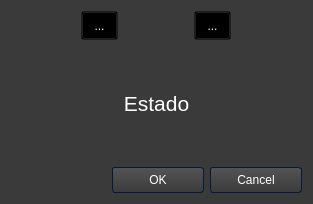
<?xml version="1.0" encoding="UTF-8"?>
<ui version="4.0">
 <class>Dialog</class>
 <widget class="QDialog" name="Dialog">
  <property name="geometry">
   <rect>
    <x>0</x>
    <y>0</y>
    <width>313</width>
    <height>204</height>
   </rect>
  </property>
  <property name="windowTitle">
   <string>Dialog</string>
  </property>
  <property name="styleSheet">
   <string notr="true">/*Copyright (c) DevSec Studio. All rights reserved.

MIT License

Permission is hereby granted, free of charge, to any person obtaining a copy
of this software and associated documentation files (the &quot;Software&quot;), to deal
in the Software without restriction, including without limitation the rights
to use, copy, modify, merge, publish, distribute, sublicense, and/or sell
copies of the Software, and to permit persons to whom the Software is
furnished to do so, subject to the following conditions:

The above copyright notice and this permission notice shall be included in all
copies or substantial portions of the Software.

THE SOFTWARE IS PROVIDED *AS IS*, WITHOUT WARRANTY OF ANY KIND, EXPRESS OR
IMPLIED, INCLUDING BUT NOT LIMITED TO THE WARRANTIES OF MERCHANTABILITY,
FITNESS FOR A PARTICULAR PURPOSE AND NONINFRINGEMENT. IN NO EVENT SHALL THE
AUTHORS OR COPYRIGHT HOLDERS BE LIABLE FOR ANY CLAIM, DAMAGES OR OTHER
LIABILITY, WHETHER IN AN ACTION OF CONTRACT, TORT OR OTHERWISE, ARISING FROM,
OUT OF OR IN CONNECTION WITH THE SOFTWARE OR THE USE OR OTHER DEALINGS IN THE SOFTWARE.
*/

/*-----QWidget-----*/
QWidget
{
	background-color: #3a3a3a;
	color: #fff;
	selection-background-color: #b78620;
	selection-color: #000;

}


/*-----QLabel-----*/
QLabel
{
	background-color: transparent;
	color: #fff;

}


/*-----QMenuBar-----*/
QMenuBar 
{
	background-color: qlineargradient(spread:repeat, x1:1, y1:0, x2:1, y2:1, stop:0 rgba(57, 57, 57, 255),stop:1 rgba(50, 50, 50, 255));
	border: 1px solid #000;
	color: #fff;

}


QMenuBar::item 
{
	background-color: transparent;

}


QMenuBar::item:selected 
{
	background-color: rgba(183, 134, 32, 20%);
	border: 1px solid #b78620;
	color: #fff;

}


QMenuBar::item:pressed 
{
	background-color: rgb(183, 134, 32);
	border: 1px solid #b78620;
	color: #fff;

}


/*-----QMenu-----*/
QMenu
{
    background-color: qlineargradient(spread:repeat, x1:1, y1:0, x2:1, y2:1, stop:0 rgba(57, 57, 57, 255),stop:1 rgba(50, 50, 50, 255));
    border: 1px solid #222;
    padding: 4px;
	color: #fff;

}


QMenu::item
{
    background-color: transparent;
    padding: 2px 20px 2px 20px;

}


QMenu::separator
{
   	background-color: rgb(183, 134, 32);
	height: 1px;

}


QMenu::item:disabled
{
    color: #555;
    background-color: transparent;
    padding: 2px 20px 2px 20px;

}


QMenu::item:selected
{
	background-color: rgba(183, 134, 32, 20%);
	border: 1px solid #b78620;
	color: #fff;

}


/*-----QToolBar-----*/
QToolBar
{
	background-color: qlineargradient(spread:repeat, x1:1, y1:0, x2:1, y2:1, stop:0 rgba(69, 69, 69, 255),stop:1 rgba(58, 58, 58, 255));
	border-top: none;
	border-bottom: 1px solid #4f4f4f;
	border-left: 1px solid #4f4f4f;
	border-right: 1px solid #4f4f4f;

}


QToolBar::separator
{
	background-color: #2e2e2e;
	width: 1px;

}


/*-----QToolButton-----*/
QToolButton 
{
	background-color: transparent;
	color: #fff;
	padding: 5px;
	padding-left: 8px;
	padding-right: 8px;
	margin-left: 1px;
}


QToolButton:hover
{
	background-color: rgba(183, 134, 32, 20%);
	border: 1px solid #b78620;
	color: #fff;
	
}


QToolButton:pressed
{
	background-color: qlineargradient(spread:repeat, x1:1, y1:0, x2:1, y2:1, stop:0 rgba(57, 57, 57, 255),stop:1 rgba(50, 50, 50, 255));
	border: 1px solid #b78620;

}


QToolButton:checked
{
	background-color: qlineargradient(spread:repeat, x1:1, y1:0, x2:1, y2:1, stop:0 rgba(57, 57, 57, 255),stop:1 rgba(50, 50, 50, 255));
	border: 1px solid #222;
}


/*-----QPushButton-----*/
QPushButton
{
	background-color: qlineargradient(spread:repeat, x1:1, y1:0, x2:1, y2:1, stop:0 rgba(84, 84, 84, 255),stop:1 rgba(59, 59, 59, 255));
	color: #ffffff;
	min-width: 80px;
	border-style: solid;
	border-width: 1px;
	border-radius: 3px;
	border-color: #051a39;
	padding: 5px;

}


QPushButton::flat
{
	background-color: transparent;
	border: none;
	color: #fff;

}


QPushButton::disabled
{
	background-color: #404040;
	color: #656565;
	border-color: #051a39;

}


QPushButton::hover
{
	background-color: rgba(183, 134, 32, 20%);
	border: 1px solid #b78620;

}


QPushButton::pressed
{
	background-color: qlineargradient(spread:repeat, x1:1, y1:0, x2:1, y2:1, stop:0 rgba(74, 74, 74, 255),stop:1 rgba(49, 49, 49, 255));
	border: 1px solid #b78620;

}


QPushButton::checked
{
	background-color: qlineargradient(spread:repeat, x1:1, y1:0, x2:1, y2:1, stop:0 rgba(74, 74, 74, 255),stop:1 rgba(49, 49, 49, 255));
	border: 1px solid #222;

}


/*-----QLineEdit-----*/
QLineEdit
{
	background-color: #131313;
	color : #eee;
	border: 1px solid #343434;
	border-radius: 2px;
	padding: 3px;
	padding-left: 5px;

}


/*-----QPlainTExtEdit-----*/
QPlainTextEdit
{
	background-color: #131313;
	color : #eee;
	border: 1px solid #343434;
	border-radius: 2px;
	padding: 3px;
	padding-left: 5px;

}


/*-----QTabBar-----*/
QTabBar::tab
{
	background-color: qlineargradient(spread:repeat, x1:1, y1:0, x2:1, y2:1, stop:0 rgba(84, 84, 84, 255),stop:1 rgba(59, 59, 59, 255));
	color: #ffffff;
	border-style: solid;
	border-width: 1px;
	border-color: #666;
	border-bottom: none;
	padding: 5px;
	padding-left: 15px;
	padding-right: 15px;

}


QTabWidget::pane 
{
	background-color: red;
	border: 1px solid #666;
	top: 1px;

}


QTabBar::tab:last
{
	margin-right: 0; 

}


QTabBar::tab:first:!selected
{
	background-color: #0c0c0d;
	margin-left: 0px;

}


QTabBar::tab:!selected
{
	color: #b1b1b1;
	border-bottom-style: solid;
	background-color: #0c0c0d;

}


QTabBar::tab:selected
{
	margin-bottom: 0px;

}


QTabBar::tab:!selected:hover
{
	border-top-color: #b78620;

}


/*-----QComboBox-----*/
QComboBox
{
    background-color: qlineargradient(spread:repeat, x1:1, y1:0, x2:1, y2:1, stop:0 rgba(84, 84, 84, 255),stop:1 rgba(59, 59, 59, 255));
    border: 1px solid #000;
    padding-left: 6px;
    color: #ffffff;
    height: 20px;

}


QComboBox::disabled
{
	background-color: #404040;
	color: #656565;
	border-color: #051a39;

}


QComboBox:on
{
    background-color: #b78620;
	color: #000;

}


QComboBox QAbstractItemView
{
    background-color: #383838;
    color: #ffffff;
    border: 1px solid black;
    selection-background-color: #b78620;
    outline: 0;

}


QComboBox::drop-down
{
	background-color: qlineargradient(spread:repeat, x1:1, y1:0, x2:1, y2:1, stop:0 rgba(57, 57, 57, 255),stop:1 rgba(50, 50, 50, 255));
    subcontrol-origin: padding;
    subcontrol-position: top right;
    width: 15px;
    border-left-width: 1px;
    border-left-color: black;
    border-left-style: solid; 

}


QComboBox::down-arrow
{
    image: url(://arrow-down.png);
    width: 8px;
    height: 8px;
}


/*-----QSpinBox &amp; QDateTimeEdit-----*/
QSpinBox,
QDateTimeEdit 
{
    background-color: #131313;
	color : #eee;
	border: 1px solid #343434;
	padding: 3px;
	padding-left: 5px;
    border-radius : 2px;

}


QSpinBox::up-button, 
QDateTimeEdit::up-button
{
	border-top-right-radius:2px;
	background-color: #777777;
    width: 16px; 
    border-width: 1px;

}


QSpinBox::up-button:hover, 
QDateTimeEdit::up-button:hover
{
	background-color: #585858;

}


QSpinBox::up-button:pressed, 
QDateTimeEdit::up-button:pressed
{
	background-color: #252525;
    width: 16px; 
    border-width: 1px;

}


QSpinBox::up-arrow,
QDateTimeEdit::up-arrow
{
    image: url(://arrow-up.png);
    width: 7px;
    height: 7px;

}


QSpinBox::down-button, 
QDateTimeEdit::down-button
{
	border-bottom-right-radius:2px;
	background-color: #777777;
    width: 16px; 
    border-width: 1px;

}


QSpinBox::down-button:hover, 
QDateTimeEdit::down-button:hover
{
	background-color: #585858;

}


QSpinBox::down-button:pressed, 
QDateTimeEdit::down-button:pressed
{
	background-color: #252525;
    width: 16px; 
    border-width: 1px;

}


QSpinBox::down-arrow,
QDateTimeEdit::down-arrow
{
    image: url(://arrow-down.png);
    width: 7px;
    height: 7px;

}


/*-----QGroupBox-----*/
QGroupBox 
{
    border: 1px solid;
    border-color: #666666;
	border-radius: 5px;
    margin-top: 20px;

}


QGroupBox::title  
{
    background-color: transparent;
    color: #eee;
    subcontrol-origin: margin;
    padding: 5px;
	border-top-left-radius: 3px;
	border-top-right-radius: 3px;

}


/*-----QHeaderView-----*/
QHeaderView::section
{
    background-color: qlineargradient(spread:repeat, x1:1, y1:0, x2:1, y2:1, stop:0 rgba(60, 60, 60, 255),stop:1 rgba(50, 50, 50, 255));
	border: 1px solid #000;
    color: #fff;
    text-align: left;
	padding: 4px;
	
}


QHeaderView::section:disabled
{
    background-color: #525251;
    color: #656565;

}


QHeaderView::section:checked
{
    background-color: qlineargradient(spread:repeat, x1:1, y1:0, x2:1, y2:1, stop:0 rgba(60, 60, 60, 255),stop:1 rgba(50, 50, 50, 255));
    color: #fff;

}


QHeaderView::section::vertical::first,
QHeaderView::section::vertical::only-one
{
    border-top: 1px solid #353635;

}


QHeaderView::section::vertical
{
    border-top: 1px solid #353635;

}


QHeaderView::section::horizontal::first,
QHeaderView::section::horizontal::only-one
{
    border-left: 1px solid #353635;

}


QHeaderView::section::horizontal
{
    border-left: 1px solid #353635;

}


QTableCornerButton::section
{
    background-color: qlineargradient(spread:repeat, x1:1, y1:0, x2:1, y2:1, stop:0 rgba(60, 60, 60, 255),stop:1 rgba(50, 50, 50, 255));
	border: 1px solid #000;
    color: #fff;

}


/*-----QTreeWidget-----*/
QTreeView
{
	show-decoration-selected: 1;
	alternate-background-color: #3a3a3a;
	selection-color: #fff;
	background-color: #2d2d2d;
	border: 1px solid gray;
	padding-top : 5px;
	color: #fff;
	font: 8pt;

}


QTreeView::item:selected
{
	color:#fff;
	background-color: #b78620;
	border-radius: 0px;

}


QTreeView::item:!selected:hover
{
    background-color: #262626;
    border: none;
    color: white;

}


QTreeView::branch:has-children:!has-siblings:closed,
QTreeView::branch:closed:has-children:has-siblings 
{
	image: url(://tree-closed.png);

}


QTreeView::branch:open:has-children:!has-siblings,
QTreeView::branch:open:has-children:has-siblings  
{
	image: url(://tree-open.png);

}


/*-----QListView-----*/
QListView 
{
	background-color: qlineargradient(spread:repeat, x1:1, y1:0, x2:1, y2:1, stop:0 rgba(83, 83, 83, 255),stop:0.293269 rgba(81, 81, 81, 255),stop:0.634615 rgba(79, 79, 79, 255),stop:1 rgba(83, 83, 83, 255));
    border : none;
    color: white;
    show-decoration-selected: 1; 
    outline: 0;
	border: 1px solid gray;

}


QListView::disabled 
{
	background-color: #656565;
	color: #1b1b1b;
    border: 1px solid #656565;

}


QListView::item 
{
	background-color: #2d2d2d;
    padding: 1px;

}


QListView::item:alternate 
{
    background-color: #3a3a3a;

}


QListView::item:selected 
{
	background-color: #b78620;
	border: 1px solid #b78620;
	color: #fff;

}


QListView::item:selected:!active 
{
	background-color: #b78620;
	border: 1px solid #b78620;
	color: #fff;

}


QListView::item:selected:active 
{
	background-color: #b78620;
	border: 1px solid #b78620;
	color: #fff;

}


QListView::item:hover {
    background-color: #262626;
    border: none;
    color: white;

}


/*-----QCheckBox-----*/
QCheckBox
{
	background-color: transparent;
    color: lightgray;
	border: none;

}


QCheckBox::indicator
{
    background-color: #323232;
    border: 1px solid darkgray;
    width: 12px;
    height: 12px;

}


QCheckBox::indicator:checked
{
    image:url(&quot;./ressources/check.png&quot;);
	background-color: #b78620;
    border: 1px solid #3a546e;

}


QCheckBox::indicator:unchecked:hover
{
	border: 1px solid #b78620; 

}


QCheckBox::disabled
{
	color: #656565;

}


QCheckBox::indicator:disabled
{
	background-color: #656565;
	color: #656565;
    border: 1px solid #656565;

}


/*-----QRadioButton-----*/
QRadioButton 
{
	color: lightgray;
	background-color: transparent;

}


QRadioButton::indicator::unchecked:hover 
{
	background-color: lightgray;
	border: 2px solid #b78620;
	border-radius: 6px;
}


QRadioButton::indicator::checked 
{
	border: 2px solid #b78620;
	border-radius: 6px;
	background-color: rgba(183,134,32,20%);  
	width: 9px; 
	height: 9px; 

}


/*-----QSlider-----*/
QSlider::groove:horizontal 
{
	background-color: transparent;
	height: 3px;

}


QSlider::sub-page:horizontal 
{
	background-color: #b78620;

}


QSlider::add-page:horizontal 
{
	background-color: #131313;

}


QSlider::handle:horizontal 
{
	background-color: #b78620;
	width: 14px;
	margin-top: -6px;
	margin-bottom: -6px;
	border-radius: 6px;

}


QSlider::handle:horizontal:hover 
{
	background-color: #d89e25;
	border-radius: 6px;

}


QSlider::sub-page:horizontal:disabled 
{
	background-color: #bbb;
	border-color: #999;

}


QSlider::add-page:horizontal:disabled 
{
	background-color: #eee;
	border-color: #999;

}


QSlider::handle:horizontal:disabled 
{
	background-color: #eee;
	border: 1px solid #aaa;
	border-radius: 3px;

}


/*-----QScrollBar-----*/
QScrollBar:horizontal
{
    border: 1px solid #222222;
    background-color: #3d3d3d;
    height: 15px;
    margin: 0px 16px 0 16px;

}


QScrollBar::handle:horizontal
{
	background-color: qlineargradient(spread:repeat, x1:1, y1:0, x2:1, y2:1, stop:0 rgba(97, 97, 97, 255),stop:1 rgba(90, 90, 90, 255));
	border: 1px solid #2d2d2d;
    min-height: 20px;

}


QScrollBar::add-line:horizontal
{
	background-color: qlineargradient(spread:repeat, x1:1, y1:0, x2:1, y2:1, stop:0 rgba(97, 97, 97, 255),stop:1 rgba(90, 90, 90, 255));
	border: 1px solid #2d2d2d;
    width: 15px;
    subcontrol-position: right;
    subcontrol-origin: margin;

}


QScrollBar::sub-line:horizontal
{
	background-color: qlineargradient(spread:repeat, x1:1, y1:0, x2:1, y2:1, stop:0 rgba(97, 97, 97, 255),stop:1 rgba(90, 90, 90, 255));
	border: 1px solid #2d2d2d;
    width: 15px;
    subcontrol-position: left;
    subcontrol-origin: margin;

}


QScrollBar::right-arrow:horizontal
{
    image: url(://arrow-right.png);
    width: 6px;
    height: 6px;

}


QScrollBar::left-arrow:horizontal
{
    image: url(://arrow-left.png);
    width: 6px;
    height: 6px;

}


QScrollBar::add-page:horizontal, QScrollBar::sub-page:horizontal
{
    background: none;

}


QScrollBar:vertical
{
    background-color: #3d3d3d;
    width: 16px;
	border: 1px solid #2d2d2d;
    margin: 16px 0px 16px 0px;

}


QScrollBar::handle:vertical
{
    background-color: qlineargradient(spread:repeat, x1:1, y1:0, x2:1, y2:1, stop:0 rgba(97, 97, 97, 255),stop:1 rgba(90, 90, 90, 255));
	border: 1px solid #2d2d2d;
    min-height: 20px;

}


QScrollBar::add-line:vertical
{
	background-color: qlineargradient(spread:repeat, x1:1, y1:0, x2:1, y2:1, stop:0 rgba(97, 97, 97, 255),stop:1 rgba(90, 90, 90, 255));
	border: 1px solid #2d2d2d;
    height: 15px;
    subcontrol-position: bottom;
    subcontrol-origin: margin;

}


QScrollBar::sub-line:vertical
{
	background-color: qlineargradient(spread:repeat, x1:1, y1:0, x2:1, y2:1, stop:0 rgba(97, 97, 97, 255),stop:1 rgba(90, 90, 90, 255));
	border: 1px solid #2d2d2d;
    height: 15px;
    subcontrol-position: top;
    subcontrol-origin: margin;

}


QScrollBar::up-arrow:vertical
{
    image: url(://arrow-up.png);
    width: 6px;
    height: 6px;

}


QScrollBar::down-arrow:vertical
{
    image: url(://arrow-down.png);
    width: 6px;
    height: 6px;

}


QScrollBar::add-page:vertical, QScrollBar::sub-page:vertical
{
    background: none;

}


/*-----QProgressBar-----*/
QProgressBar
{
    border: 1px solid #666666;
    text-align: center;
	color: #000;
	font-weight: bold;

}


QProgressBar::chunk
{
    background-color: #b78620;
    width: 30px;
    margin: 0.5px;

}

</string>
  </property>
  <layout class="QVBoxLayout" name="verticalLayout">
   <item>
    <layout class="QHBoxLayout" name="horizontalLayout">
     <item>
      <widget class="QToolButton" name="toolButton_2">
       <property name="text">
        <string>...</string>
       </property>
       <property name="icon">
        <iconset resource="resources.qrc">
         <normaloff>:/iconos/play.png</normaloff>:/iconos/play.png</iconset>
       </property>
       <property name="iconSize">
        <size>
         <width>80</width>
         <height>80</height>
        </size>
       </property>
      </widget>
     </item>
     <item>
      <widget class="QToolButton" name="toolButton_3">
       <property name="text">
        <string>...</string>
       </property>
       <property name="icon">
        <iconset resource="resources.qrc">
         <normaloff>:/iconos/stop.png</normaloff>:/iconos/stop.png</iconset>
       </property>
       <property name="iconSize">
        <size>
         <width>80</width>
         <height>80</height>
        </size>
       </property>
      </widget>
     </item>
    </layout>
   </item>
   <item>
    <layout class="QVBoxLayout" name="verticalLayout_2">
     <item>
      <widget class="QLabel" name="status_label">
       <property name="font">
        <font>
         <pointsize>16</pointsize>
        </font>
       </property>
       <property name="text">
        <string>Estado</string>
       </property>
       <property name="alignment">
        <set>Qt::AlignmentFlag::AlignCenter</set>
       </property>
      </widget>
     </item>
    </layout>
   </item>
   <item>
    <widget class="QDialogButtonBox" name="buttonBox">
     <property name="styleSheet">
      <string notr="true">/*Copyright (c) DevSec Studio. All rights reserved.

MIT License

Permission is hereby granted, free of charge, to any person obtaining a copy
of this software and associated documentation files (the &quot;Software&quot;), to deal
in the Software without restriction, including without limitation the rights
to use, copy, modify, merge, publish, distribute, sublicense, and/or sell
copies of the Software, and to permit persons to whom the Software is
furnished to do so, subject to the following conditions:

The above copyright notice and this permission notice shall be included in all
copies or substantial portions of the Software.

THE SOFTWARE IS PROVIDED *AS IS*, WITHOUT WARRANTY OF ANY KIND, EXPRESS OR
IMPLIED, INCLUDING BUT NOT LIMITED TO THE WARRANTIES OF MERCHANTABILITY,
FITNESS FOR A PARTICULAR PURPOSE AND NONINFRINGEMENT. IN NO EVENT SHALL THE
AUTHORS OR COPYRIGHT HOLDERS BE LIABLE FOR ANY CLAIM, DAMAGES OR OTHER
LIABILITY, WHETHER IN AN ACTION OF CONTRACT, TORT OR OTHERWISE, ARISING FROM,
OUT OF OR IN CONNECTION WITH THE SOFTWARE OR THE USE OR OTHER DEALINGS IN THE SOFTWARE.
*/

/*-----QWidget-----*/
QWidget
{
	background-color: #3a3a3a;
	color: #fff;
	selection-background-color: #b78620;
	selection-color: #000;

}


/*-----QLabel-----*/
QLabel
{
	background-color: transparent;
	color: #fff;

}


/*-----QMenuBar-----*/
QMenuBar 
{
	background-color: qlineargradient(spread:repeat, x1:1, y1:0, x2:1, y2:1, stop:0 rgba(57, 57, 57, 255),stop:1 rgba(50, 50, 50, 255));
	border: 1px solid #000;
	color: #fff;

}


QMenuBar::item 
{
	background-color: transparent;

}


QMenuBar::item:selected 
{
	background-color: rgba(183, 134, 32, 20%);
	border: 1px solid #b78620;
	color: #fff;

}


QMenuBar::item:pressed 
{
	background-color: rgb(183, 134, 32);
	border: 1px solid #b78620;
	color: #fff;

}


/*-----QMenu-----*/
QMenu
{
    background-color: qlineargradient(spread:repeat, x1:1, y1:0, x2:1, y2:1, stop:0 rgba(57, 57, 57, 255),stop:1 rgba(50, 50, 50, 255));
    border: 1px solid #222;
    padding: 4px;
	color: #fff;

}


QMenu::item
{
    background-color: transparent;
    padding: 2px 20px 2px 20px;

}


QMenu::separator
{
   	background-color: rgb(183, 134, 32);
	height: 1px;

}


QMenu::item:disabled
{
    color: #555;
    background-color: transparent;
    padding: 2px 20px 2px 20px;

}


QMenu::item:selected
{
	background-color: rgba(183, 134, 32, 20%);
	border: 1px solid #b78620;
	color: #fff;

}


/*-----QToolBar-----*/
QToolBar
{
	background-color: qlineargradient(spread:repeat, x1:1, y1:0, x2:1, y2:1, stop:0 rgba(69, 69, 69, 255),stop:1 rgba(58, 58, 58, 255));
	border-top: none;
	border-bottom: 1px solid #4f4f4f;
	border-left: 1px solid #4f4f4f;
	border-right: 1px solid #4f4f4f;

}


QToolBar::separator
{
	background-color: #2e2e2e;
	width: 1px;

}


/*-----QToolButton-----*/
QToolButton 
{
	background-color: transparent;
	color: #fff;
	padding: 5px;
	padding-left: 8px;
	padding-right: 8px;
	margin-left: 1px;
}


QToolButton:hover
{
	background-color: rgba(183, 134, 32, 20%);
	border: 1px solid #b78620;
	color: #fff;
	
}


QToolButton:pressed
{
	background-color: qlineargradient(spread:repeat, x1:1, y1:0, x2:1, y2:1, stop:0 rgba(57, 57, 57, 255),stop:1 rgba(50, 50, 50, 255));
	border: 1px solid #b78620;

}


QToolButton:checked
{
	background-color: qlineargradient(spread:repeat, x1:1, y1:0, x2:1, y2:1, stop:0 rgba(57, 57, 57, 255),stop:1 rgba(50, 50, 50, 255));
	border: 1px solid #222;
}


/*-----QPushButton-----*/
QPushButton
{
	background-color: qlineargradient(spread:repeat, x1:1, y1:0, x2:1, y2:1, stop:0 rgba(84, 84, 84, 255),stop:1 rgba(59, 59, 59, 255));
	color: #ffffff;
	min-width: 80px;
	border-style: solid;
	border-width: 1px;
	border-radius: 3px;
	border-color: #051a39;
	padding: 5px;

}


QPushButton::flat
{
	background-color: transparent;
	border: none;
	color: #fff;

}


QPushButton::disabled
{
	background-color: #404040;
	color: #656565;
	border-color: #051a39;

}


QPushButton::hover
{
	background-color: rgba(183, 134, 32, 20%);
	border: 1px solid #b78620;

}


QPushButton::pressed
{
	background-color: qlineargradient(spread:repeat, x1:1, y1:0, x2:1, y2:1, stop:0 rgba(74, 74, 74, 255),stop:1 rgba(49, 49, 49, 255));
	border: 1px solid #b78620;

}


QPushButton::checked
{
	background-color: qlineargradient(spread:repeat, x1:1, y1:0, x2:1, y2:1, stop:0 rgba(74, 74, 74, 255),stop:1 rgba(49, 49, 49, 255));
	border: 1px solid #222;

}


/*-----QLineEdit-----*/
QLineEdit
{
	background-color: #131313;
	color : #eee;
	border: 1px solid #343434;
	border-radius: 2px;
	padding: 3px;
	padding-left: 5px;

}


/*-----QPlainTExtEdit-----*/
QPlainTextEdit
{
	background-color: #131313;
	color : #eee;
	border: 1px solid #343434;
	border-radius: 2px;
	padding: 3px;
	padding-left: 5px;

}


/*-----QTabBar-----*/
QTabBar::tab
{
	background-color: qlineargradient(spread:repeat, x1:1, y1:0, x2:1, y2:1, stop:0 rgba(84, 84, 84, 255),stop:1 rgba(59, 59, 59, 255));
	color: #ffffff;
	border-style: solid;
	border-width: 1px;
	border-color: #666;
	border-bottom: none;
	padding: 5px;
	padding-left: 15px;
	padding-right: 15px;

}


QTabWidget::pane 
{
	background-color: red;
	border: 1px solid #666;
	top: 1px;

}


QTabBar::tab:last
{
	margin-right: 0; 

}


QTabBar::tab:first:!selected
{
	background-color: #0c0c0d;
	margin-left: 0px;

}


QTabBar::tab:!selected
{
	color: #b1b1b1;
	border-bottom-style: solid;
	background-color: #0c0c0d;

}


QTabBar::tab:selected
{
	margin-bottom: 0px;

}


QTabBar::tab:!selected:hover
{
	border-top-color: #b78620;

}


/*-----QComboBox-----*/
QComboBox
{
    background-color: qlineargradient(spread:repeat, x1:1, y1:0, x2:1, y2:1, stop:0 rgba(84, 84, 84, 255),stop:1 rgba(59, 59, 59, 255));
    border: 1px solid #000;
    padding-left: 6px;
    color: #ffffff;
    height: 20px;

}


QComboBox::disabled
{
	background-color: #404040;
	color: #656565;
	border-color: #051a39;

}


QComboBox:on
{
    background-color: #b78620;
	color: #000;

}


QComboBox QAbstractItemView
{
    background-color: #383838;
    color: #ffffff;
    border: 1px solid black;
    selection-background-color: #b78620;
    outline: 0;

}


QComboBox::drop-down
{
	background-color: qlineargradient(spread:repeat, x1:1, y1:0, x2:1, y2:1, stop:0 rgba(57, 57, 57, 255),stop:1 rgba(50, 50, 50, 255));
    subcontrol-origin: padding;
    subcontrol-position: top right;
    width: 15px;
    border-left-width: 1px;
    border-left-color: black;
    border-left-style: solid; 

}


QComboBox::down-arrow
{
    image: url(://arrow-down.png);
    width: 8px;
    height: 8px;
}


/*-----QSpinBox &amp; QDateTimeEdit-----*/
QSpinBox,
QDateTimeEdit 
{
    background-color: #131313;
	color : #eee;
	border: 1px solid #343434;
	padding: 3px;
	padding-left: 5px;
    border-radius : 2px;

}


QSpinBox::up-button, 
QDateTimeEdit::up-button
{
	border-top-right-radius:2px;
	background-color: #777777;
    width: 16px; 
    border-width: 1px;

}


QSpinBox::up-button:hover, 
QDateTimeEdit::up-button:hover
{
	background-color: #585858;

}


QSpinBox::up-button:pressed, 
QDateTimeEdit::up-button:pressed
{
	background-color: #252525;
    width: 16px; 
    border-width: 1px;

}


QSpinBox::up-arrow,
QDateTimeEdit::up-arrow
{
    image: url(://arrow-up.png);
    width: 7px;
    height: 7px;

}


QSpinBox::down-button, 
QDateTimeEdit::down-button
{
	border-bottom-right-radius:2px;
	background-color: #777777;
    width: 16px; 
    border-width: 1px;

}


QSpinBox::down-button:hover, 
QDateTimeEdit::down-button:hover
{
	background-color: #585858;

}


QSpinBox::down-button:pressed, 
QDateTimeEdit::down-button:pressed
{
	background-color: #252525;
    width: 16px; 
    border-width: 1px;

}


QSpinBox::down-arrow,
QDateTimeEdit::down-arrow
{
    image: url(://arrow-down.png);
    width: 7px;
    height: 7px;

}


/*-----QGroupBox-----*/
QGroupBox 
{
    border: 1px solid;
    border-color: #666666;
	border-radius: 5px;
    margin-top: 20px;

}


QGroupBox::title  
{
    background-color: transparent;
    color: #eee;
    subcontrol-origin: margin;
    padding: 5px;
	border-top-left-radius: 3px;
	border-top-right-radius: 3px;

}


/*-----QHeaderView-----*/
QHeaderView::section
{
    background-color: qlineargradient(spread:repeat, x1:1, y1:0, x2:1, y2:1, stop:0 rgba(60, 60, 60, 255),stop:1 rgba(50, 50, 50, 255));
	border: 1px solid #000;
    color: #fff;
    text-align: left;
	padding: 4px;
	
}


QHeaderView::section:disabled
{
    background-color: #525251;
    color: #656565;

}


QHeaderView::section:checked
{
    background-color: qlineargradient(spread:repeat, x1:1, y1:0, x2:1, y2:1, stop:0 rgba(60, 60, 60, 255),stop:1 rgba(50, 50, 50, 255));
    color: #fff;

}


QHeaderView::section::vertical::first,
QHeaderView::section::vertical::only-one
{
    border-top: 1px solid #353635;

}


QHeaderView::section::vertical
{
    border-top: 1px solid #353635;

}


QHeaderView::section::horizontal::first,
QHeaderView::section::horizontal::only-one
{
    border-left: 1px solid #353635;

}


QHeaderView::section::horizontal
{
    border-left: 1px solid #353635;

}


QTableCornerButton::section
{
    background-color: qlineargradient(spread:repeat, x1:1, y1:0, x2:1, y2:1, stop:0 rgba(60, 60, 60, 255),stop:1 rgba(50, 50, 50, 255));
	border: 1px solid #000;
    color: #fff;

}


/*-----QTreeWidget-----*/
QTreeView
{
	show-decoration-selected: 1;
	alternate-background-color: #3a3a3a;
	selection-color: #fff;
	background-color: #2d2d2d;
	border: 1px solid gray;
	padding-top : 5px;
	color: #fff;
	font: 8pt;

}


QTreeView::item:selected
{
	color:#fff;
	background-color: #b78620;
	border-radius: 0px;

}


QTreeView::item:!selected:hover
{
    background-color: #262626;
    border: none;
    color: white;

}


QTreeView::branch:has-children:!has-siblings:closed,
QTreeView::branch:closed:has-children:has-siblings 
{
	image: url(://tree-closed.png);

}


QTreeView::branch:open:has-children:!has-siblings,
QTreeView::branch:open:has-children:has-siblings  
{
	image: url(://tree-open.png);

}


/*-----QListView-----*/
QListView 
{
	background-color: qlineargradient(spread:repeat, x1:1, y1:0, x2:1, y2:1, stop:0 rgba(83, 83, 83, 255),stop:0.293269 rgba(81, 81, 81, 255),stop:0.634615 rgba(79, 79, 79, 255),stop:1 rgba(83, 83, 83, 255));
    border : none;
    color: white;
    show-decoration-selected: 1; 
    outline: 0;
	border: 1px solid gray;

}


QListView::disabled 
{
	background-color: #656565;
	color: #1b1b1b;
    border: 1px solid #656565;

}


QListView::item 
{
	background-color: #2d2d2d;
    padding: 1px;

}


QListView::item:alternate 
{
    background-color: #3a3a3a;

}


QListView::item:selected 
{
	background-color: #b78620;
	border: 1px solid #b78620;
	color: #fff;

}


QListView::item:selected:!active 
{
	background-color: #b78620;
	border: 1px solid #b78620;
	color: #fff;

}


QListView::item:selected:active 
{
	background-color: #b78620;
	border: 1px solid #b78620;
	color: #fff;

}


QListView::item:hover {
    background-color: #262626;
    border: none;
    color: white;

}


/*-----QCheckBox-----*/
QCheckBox
{
	background-color: transparent;
    color: lightgray;
	border: none;

}


QCheckBox::indicator
{
    background-color: #323232;
    border: 1px solid darkgray;
    width: 12px;
    height: 12px;

}


QCheckBox::indicator:checked
{
    image:url(&quot;./ressources/check.png&quot;);
	background-color: #b78620;
    border: 1px solid #3a546e;

}


QCheckBox::indicator:unchecked:hover
{
	border: 1px solid #b78620; 

}


QCheckBox::disabled
{
	color: #656565;

}


QCheckBox::indicator:disabled
{
	background-color: #656565;
	color: #656565;
    border: 1px solid #656565;

}


/*-----QRadioButton-----*/
QRadioButton 
{
	color: lightgray;
	background-color: transparent;

}


QRadioButton::indicator::unchecked:hover 
{
	background-color: lightgray;
	border: 2px solid #b78620;
	border-radius: 6px;
}


QRadioButton::indicator::checked 
{
	border: 2px solid #b78620;
	border-radius: 6px;
	background-color: rgba(183,134,32,20%);  
	width: 9px; 
	height: 9px; 

}


/*-----QSlider-----*/
QSlider::groove:horizontal 
{
	background-color: transparent;
	height: 3px;

}


QSlider::sub-page:horizontal 
{
	background-color: #b78620;

}


QSlider::add-page:horizontal 
{
	background-color: #131313;

}


QSlider::handle:horizontal 
{
	background-color: #b78620;
	width: 14px;
	margin-top: -6px;
	margin-bottom: -6px;
	border-radius: 6px;

}


QSlider::handle:horizontal:hover 
{
	background-color: #d89e25;
	border-radius: 6px;

}


QSlider::sub-page:horizontal:disabled 
{
	background-color: #bbb;
	border-color: #999;

}


QSlider::add-page:horizontal:disabled 
{
	background-color: #eee;
	border-color: #999;

}


QSlider::handle:horizontal:disabled 
{
	background-color: #eee;
	border: 1px solid #aaa;
	border-radius: 3px;

}


/*-----QScrollBar-----*/
QScrollBar:horizontal
{
    border: 1px solid #222222;
    background-color: #3d3d3d;
    height: 15px;
    margin: 0px 16px 0 16px;

}


QScrollBar::handle:horizontal
{
	background-color: qlineargradient(spread:repeat, x1:1, y1:0, x2:1, y2:1, stop:0 rgba(97, 97, 97, 255),stop:1 rgba(90, 90, 90, 255));
	border: 1px solid #2d2d2d;
    min-height: 20px;

}


QScrollBar::add-line:horizontal
{
	background-color: qlineargradient(spread:repeat, x1:1, y1:0, x2:1, y2:1, stop:0 rgba(97, 97, 97, 255),stop:1 rgba(90, 90, 90, 255));
	border: 1px solid #2d2d2d;
    width: 15px;
    subcontrol-position: right;
    subcontrol-origin: margin;

}


QScrollBar::sub-line:horizontal
{
	background-color: qlineargradient(spread:repeat, x1:1, y1:0, x2:1, y2:1, stop:0 rgba(97, 97, 97, 255),stop:1 rgba(90, 90, 90, 255));
	border: 1px solid #2d2d2d;
    width: 15px;
    subcontrol-position: left;
    subcontrol-origin: margin;

}


QScrollBar::right-arrow:horizontal
{
    image: url(://arrow-right.png);
    width: 6px;
    height: 6px;

}


QScrollBar::left-arrow:horizontal
{
    image: url(://arrow-left.png);
    width: 6px;
    height: 6px;

}


QScrollBar::add-page:horizontal, QScrollBar::sub-page:horizontal
{
    background: none;

}


QScrollBar:vertical
{
    background-color: #3d3d3d;
    width: 16px;
	border: 1px solid #2d2d2d;
    margin: 16px 0px 16px 0px;

}


QScrollBar::handle:vertical
{
    background-color: qlineargradient(spread:repeat, x1:1, y1:0, x2:1, y2:1, stop:0 rgba(97, 97, 97, 255),stop:1 rgba(90, 90, 90, 255));
	border: 1px solid #2d2d2d;
    min-height: 20px;

}


QScrollBar::add-line:vertical
{
	background-color: qlineargradient(spread:repeat, x1:1, y1:0, x2:1, y2:1, stop:0 rgba(97, 97, 97, 255),stop:1 rgba(90, 90, 90, 255));
	border: 1px solid #2d2d2d;
    height: 15px;
    subcontrol-position: bottom;
    subcontrol-origin: margin;

}


QScrollBar::sub-line:vertical
{
	background-color: qlineargradient(spread:repeat, x1:1, y1:0, x2:1, y2:1, stop:0 rgba(97, 97, 97, 255),stop:1 rgba(90, 90, 90, 255));
	border: 1px solid #2d2d2d;
    height: 15px;
    subcontrol-position: top;
    subcontrol-origin: margin;

}


QScrollBar::up-arrow:vertical
{
    image: url(://arrow-up.png);
    width: 6px;
    height: 6px;

}


QScrollBar::down-arrow:vertical
{
    image: url(://arrow-down.png);
    width: 6px;
    height: 6px;

}


QScrollBar::add-page:vertical, QScrollBar::sub-page:vertical
{
    background: none;

}


/*-----QProgressBar-----*/
QProgressBar
{
    border: 1px solid #666666;
    text-align: center;
	color: #000;
	font-weight: bold;

}


QProgressBar::chunk
{
    background-color: #b78620;
    width: 30px;
    margin: 0.5px;

}

</string>
     </property>
     <property name="orientation">
      <enum>Qt::Orientation::Horizontal</enum>
     </property>
     <property name="standardButtons">
      <set>QDialogButtonBox::StandardButton::Cancel|QDialogButtonBox::StandardButton::Ok</set>
     </property>
    </widget>
   </item>
  </layout>
 </widget>
 <resources>
  <include location="resources.qrc"/>
 </resources>
 <connections>
  <connection>
   <sender>buttonBox</sender>
   <signal>accepted()</signal>
   <receiver>Dialog</receiver>
   <slot>accept()</slot>
   <hints>
    <hint type="sourcelabel">
     <x>248</x>
     <y>254</y>
    </hint>
    <hint type="destinationlabel">
     <x>157</x>
     <y>274</y>
    </hint>
   </hints>
  </connection>
  <connection>
   <sender>buttonBox</sender>
   <signal>rejected()</signal>
   <receiver>Dialog</receiver>
   <slot>reject()</slot>
   <hints>
    <hint type="sourcelabel">
     <x>316</x>
     <y>260</y>
    </hint>
    <hint type="destinationlabel">
     <x>286</x>
     <y>274</y>
    </hint>
   </hints>
  </connection>
 </connections>
</ui>
